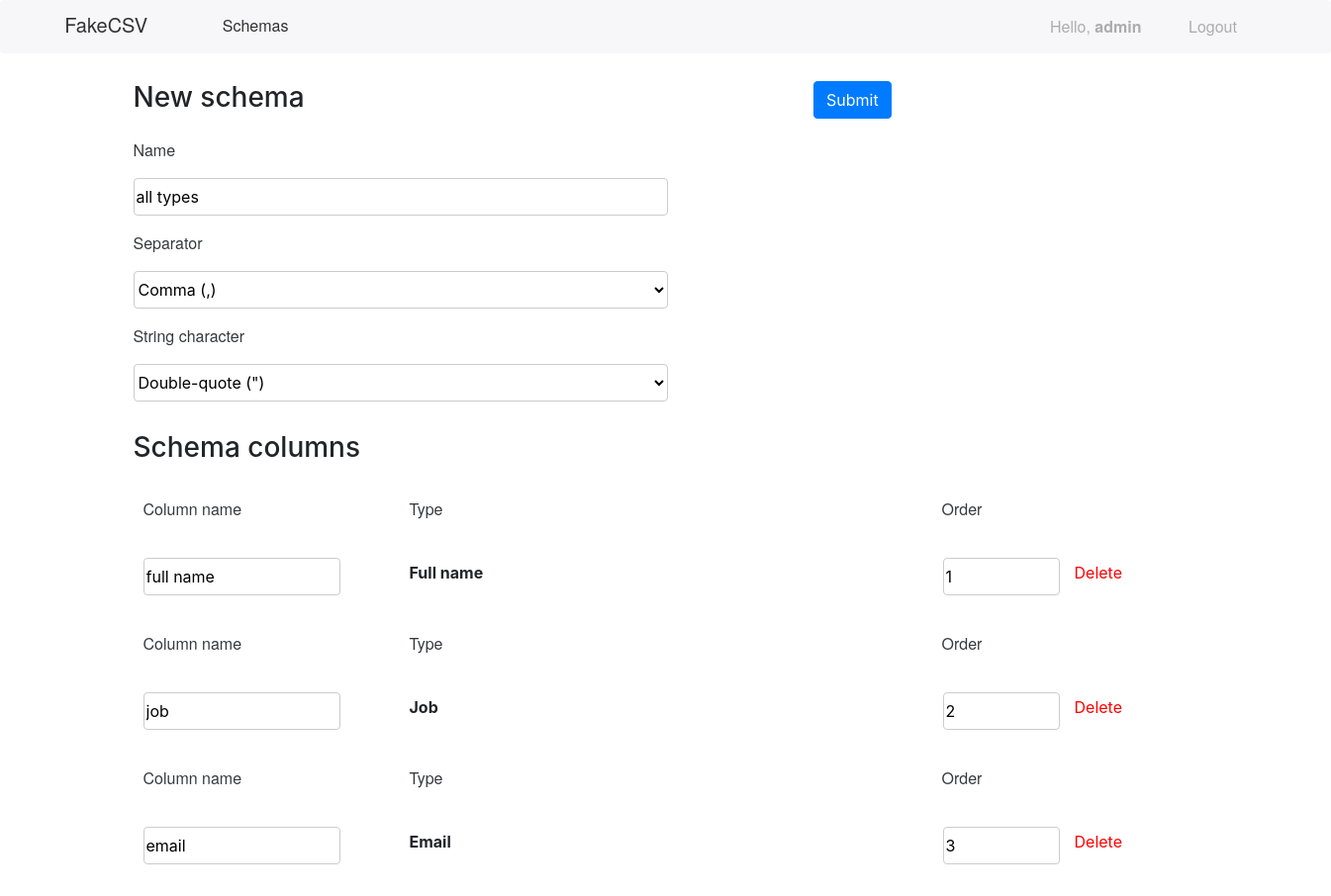
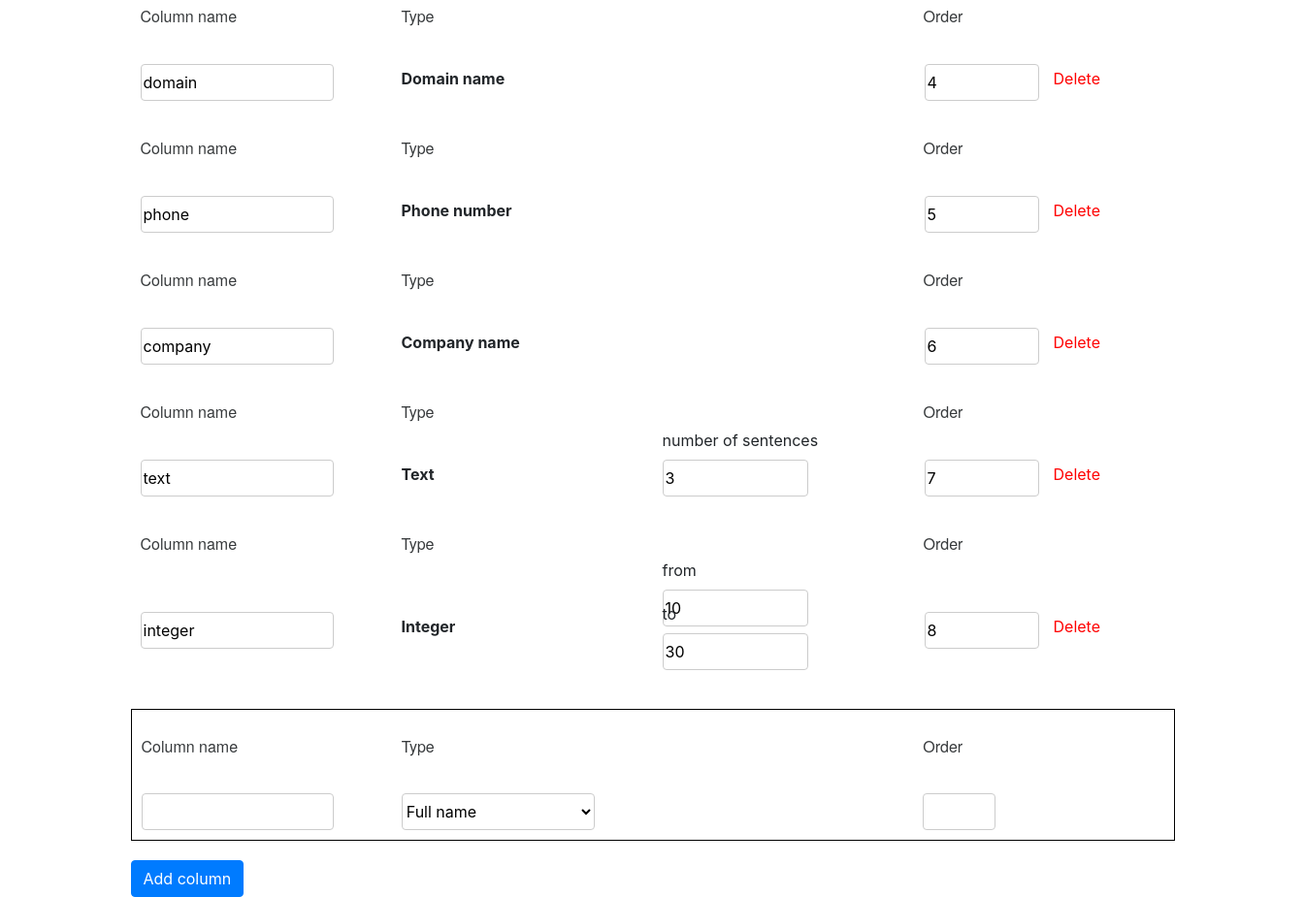
/new_schema?id=7 (signed in), run on the app's committed database (2 pictures, top to bottom).
### Main/models.py (models this page shows, shortened)
class Schema(models.Model):
    name = models.CharField(max_length=32, verbose_name='Имя', null=True)
    modified_time = models.DateField(verbose_name="Дата изменения", null=True)
    creator = models.ForeignKey(User, on_delete=models.CASCADE, verbose_name='Создатель', null=True)
    separator = models.ForeignKey(Separator, on_delete=models.CASCADE, null=True)
    string_character = models.ForeignKey(StringCharacter, on_delete=models.CASCADE, null=True)
    @property
    def columns(self):
        return Column.objects.filter(schema=self)
    class Meta:
        verbose_name = 'Таблица'
        verbose_name_plural = 'Таблицы'

class Column(models.Model):
    schema = models.ForeignKey(Schema, on_delete=models.CASCADE, verbose_name='Таблица')
    col_type = models.ForeignKey(ColumnType, on_delete=models.CASCADE, verbose_name='Тип колонки')
    name = models.CharField(verbose_name='Имя колонки', max_length=32)
    order = models.IntegerField(verbose_name='Порядковый номер')
    extras = models.TextField(verbose_name='Дополнительные параметры', default='{}')
    class Meta:
        verbose_name = 'Колонка'
        verbose_name_plural = 'Колонки'

class ColumnType(models.Model):
    name = models.CharField(max_length=32, verbose_name='Название')
    specials = models.TextField(null=True, verbose_name='Дополнительные параметры')
    validator = models.CharField(null=True, max_length=32, verbose_name='Класс-валидатор')
    def __str__(self):
        return self.name
    class Meta:
        verbose_name = 'Тип колонки'
        verbose_name_plural = 'Типы колонок'

### Main/main.py (the view)
    def decorator(*args):
        if len(args) == 0:
            raise Exception('no request in func arguments')
        request = args[0]
        if not request.user.is_authenticated:
            return HttpResponseRedirect(DEFAULT_LOGIN_PAGE)
        return fun(*args)

### Main/main.py (called while the page is built)
def check_authorize(fun):
    def decorator(*args):
        if len(args) == 0:
            raise Exception('no request in func arguments')
        request = args[0]
        if not request.user.is_authenticated:
            return HttpResponseRedirect(DEFAULT_LOGIN_PAGE)
        return fun(*args)
    return decorator

### Main/models.py (called while the page is built)
    def __str__(self):
        return self.description

    def __str__(self):
        return self.description

### Main/templatetags/filters.py (called while the page is built)
@register.filter('serialize')
def serialize(d):
    return dumps(d)

### templates/Main/new_schema.html (shortened to what this page needs)
{% extends 'Main/base_main.html' %}
{% load filters %}
{% block content %}
    <form method="POST">
        <div class="row">
            <div class="col">
                <h3>New schema</h3>
            </div>
            <div class="col">
                <button type="submit" class="btn btn-primary" name="action" value="submit">Submit</button>
            </div>
        </div>
        <label class="label">Name</label>
        <input type="text" class="schema-input" name="schema_name" value="{{ data.schema_name }}">
        <label class="label">Separator</label>
        <select class="schema-input" name="separator">
            {% for sep in separators %}
                <option {% if sep.description == data.separator %}selected{% endif %}>{{ sep }}</option>
            {% endfor %}
        </select>
        <label class="label">String character</label>
        <select class="schema-input" name="character">
            {% for char in string_characters %}
                <option {% if char.description == data.character %}selected{% endif %}>{{ char }}</option>
            {% endfor %}
        </select>
        <h3 style="margin-top: 30px;">Schema columns</h3>
        {% for column in data.columns %}
            <table class="new-table" style="border: none;">
                <tr>
                    <td class="new-td"><label class="label">Column name</label></td>
                    <td class="new-td"><label class="label">Type</label></td>
                    <td class="new-td"></td>
                    <td class="new-td"><label class="label">Order</label></td>
                </tr>
                <tr>
                    <td class="new-td"><input class="table-input" name="colname_{{ column.order }}" value="{{ column.name }}" style="width: 80%;"></td>
                    <td class="new-td">
                        <b>{{ column.type }}</b>
                    </td>
                    <td class="new-td">
                        <div class="row">
                            {% for key, val in column.extras.items %}
                                <div class="col" style="margin-top: -25px;">
                                    {{ key }}<br>
                                    <input class="table-input" name="colextra_{{ column.order }}_{{ key }}" value="{{ val }}" style="width: 150px;">
                                </div>
                            {% endfor %}
                        </div>
                    </td>
                    <td class="new-td">
                        <table style="width: 400px;">
                            <tr>
                                <td style="width: 30%;">
                                    <input class="table-input" name="colorder_{{ column.order }}" value="{{ column.order }}" style="width: 100%;">
                                </td>
                                <td>
                                    <button type="submit" class="btn btn-link" style="color: red; text-decoration: none;" name="action" value="delete_{{ column.order }}">Delete</button>
                                </td>
                            </tr>
                        </table>
                    </td>
                </tr>
            </table>
        {% endfor %}
        <table class="new-table" style="margin-top: 30px;">
            <tr>
                <td class="new-td"><label class="label">Column name</label></td>
                <td class="new-td"><label class="label">Type</label></td>
                <td class="new-td"></td>
                <td class="new-td"><label class="label">Order</label></td>
            </tr>
            <tr>
                <td class="new-td"><input class="table-input" name="name" style="width: 80%;"></td>
                <td class="new-td">
                    <select id="dataType" class="table-input" name="type">
                        {% for type in types %}
                            <option>{{ type }}</option>
                        {% endfor %}
                    </select>
                </td>
                <td class="new-td">
                </td>
                <td class="new-td">
                    <input class="table-input" name="order" style="width: 30%;">
                </td>
            </tr>
        </table>
        <button class="btn btn-primary" type="submit" name="action" value="add" style="margin-top: 20px;">Add column</button>
    </form>
{% endblock %}

### templates/Main/base_main.html
{% extends 'base.html' %}
{% block header %}
    <div class="top" style="background-color: #F7F7F9">
        <a class="top-title" style="text-decoration: none;" href="/">FakeCSV</a>
        <a class="top-schemas" href="/schemas">Schemas</a>
        <label class="top-hello">Hello, <b>{{ user }}</b></label>
        <a class="top-logout" href="/logout">Logout</a>
    </div>
{% endblock %}

### templates/base.html (style rules this page uses)
.top-title { position: absolute; width: 142.9px; height: 17px; left: 65.32px; top: 16px; font-family: HelveticaNeue; font-size: 20px; line-height: 17px; display: flex; align-items: flex-end; color: rgba(0, 0, 0, 0.8); }
.top-schemas { position: absolute; width: 111.02px; height: 16px; left: 224.71px; top: 18px; text-decoration: none; font-family: HelveticaNeue; font-size: 16px; line-height: 16px; color: rgba(0, 0, 0, 0.8); }
.top-logout { position: absolute; width: 58px; height: 16px; right: 86px; top: 19px; text-decoration: none; font-family: HelveticaNeue; font-size: 16px; line-height: 16px; color: rgba(0, 0, 0, 0.3); }
.top-hello { position: absolute; width: 129px; height: 16px; right: 155px; top: 19px; font-family: HelveticaNeue; font-size: 16px; line-height: 16px; color: rgba(0, 0, 0, 0.3); }
.top { position: absolute; width: 100%; height: 54px; left: 0px; top: 0px; background: #F7F7F9; border-radius: 4px; }
.new-table { table-layout: fixed ; width: 80% ; border: 1px solid black; }
.new-td { width: 25%; padding: 10px; }
.label { height: 24px; margin-top: 16px; font-family: HelveticaNeue; font-size: 16px; line-height: 24px; display: flex; align-items: flex-end; color: #373A3C; }
.schema-input { width: 540px; height: 38px; background: #FFFFFF; border: 1px solid #CCCCCC; box-sizing: border-box; border-radius: 4px; margin-top: 8px; }
.table-input { width: 80%; height: 38px; background: #FFFFFF; border: 1px solid #CCCCCC; box-sizing: border-box; border-radius: 4px; margin-top: 8px; }

### data on the page
Schema: schema_name "all types"
Column: name "full name"
ColumnType: type "Full name"
Column: name "job"
ColumnType: type "Job"
Column: name "email"
ColumnType: type "Email"
Column: name "domain"
ColumnType: type "Domain name"
Column: name "phone"
ColumnType: type "Phone number"
Column: name "company"
ColumnType: type "Company name"
Column: name "text"
ColumnType: type "Text"
Column: name "integer"
ColumnType: type "Integer"

### other printed values
{{ user }} "admin"
{{ key }} "number of sentences" "from" "to"
form field separator "Comma (,)"
form field character "Double-quote (\")"
form field type "Full name"
